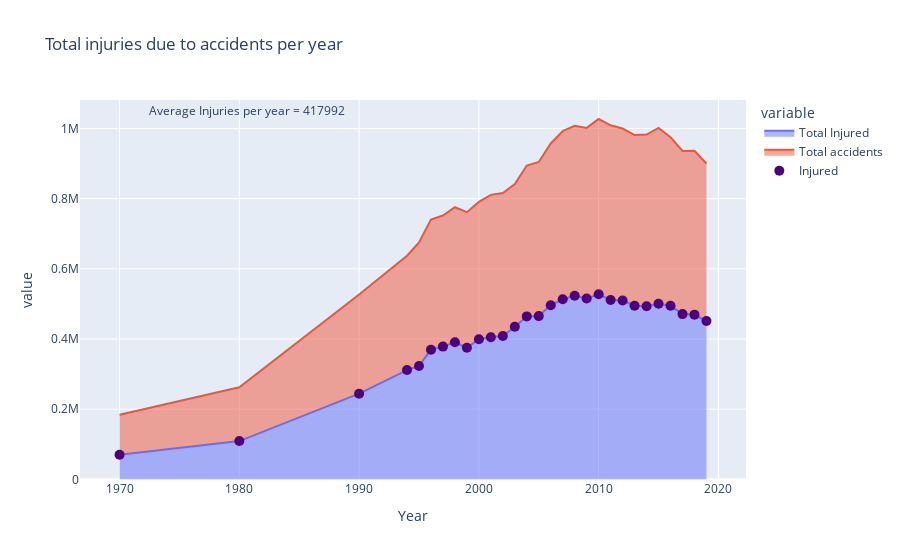

Source (notebook cell):
### Code cell
fig = px.area(accident_data, x='Year', y=['Total Injured','Total accidents'], title='Total injuries due to accidents per year')
fig.add_scatter(x=accident_data['Year'], y=accident_data['Total Injured'], mode='markers', name='Injured', marker=dict(color='indigo', size=10))
mean_accidents = accident_data['Total Injured'].mean()
fig.add_annotation(xref='paper', yref='paper', x=0.1, y=1, text=f"Average Injuries per year = {mean_accidents:.0f}",showarrow=False)
fig.show()

### Figure 1 — Plotly figure (JSON) as saved in the notebook; plotly's stock layout.template omitted (floating-point values rounded to 4 significant figures)
{"data": [{"fillpattern": {"shape": ""}, "hovertemplate": "variable=Total Injured<br>Year=%{x}<br>value=%{y}<extra></extra>", "legendgroup": "Total Injured", "line": {"color": "#636efa"}, "marker": {"symbol": "circle"}, "mode": "lines", "name": "Total Injured", "orientation": "v", "showlegend": true, "stackgroup": "1", "type": "scatter", "x": [1970, 1980, 1990, 1994, 1995, 1996, 1997, 1998, 1999, 2000, 2001, 2002, 2003, 2004, 2005, 2006, 2007, 2008, 2009, 2010, 2011, 2012, 2013, 2014, 2015, 2016, 2017, 2018, 2019], "xaxis": "x", "y": [70100, 109100, 244100, 311500, 323200, 369502, 378361, 390674, 375051, 399265, 405216, 408711, 435122, 464521, 465282, 496481, 513340, 523193, 515458, 527512, 511394, 509667, 494893, 493474, 500279, 494624, 470975, 469418, 451361], "yaxis": "y"}, {"fillpattern": {"shape": ""}, "hovertemplate": "variable=Total accidents<br>Year=%{x}<br>value=%{y}<extra></extra>", "legendgroup": "Total accidents", "line": {"color": "#EF553B"}, "marker": {"symbol": "circle"}, "mode": "lines", "name": "Total accidents", "orientation": "v", "showlegend": true, "stackgroup": "1", "type": "scatter", "x": [1970, 1980, 1990, 1994, 1995, 1996, 1997, 1998, 1999, 2000, 2001, 2002, 2003, 2004, 2005, 2006, 2007, 2008, 2009, 2010, 2011, 2012, 2013, 2014, 2015, 2016, 2017, 2018, 2019], "xaxis": "x", "y": [114100, 153200, 282600, 325864, 351999, 371204, 373671, 385018, 386456, 391449, 405637, 407497, 406726, 429910, 439255, 460920, 479216, 484704, 486384, 499628, 497686, 490383, 486476, 489400, 501423, 480652, 464910, 467044, 449002], "yaxis": "y"}, {"marker": {"color": "indigo", "size": 10}, "mode": "markers", "name": "Injured", "type": "scatter", "x": [1970, 1980, 1990, 1994, 1995, 1996, 1997, 1998, 1999, 2000, 2001, 2002, 2003, 2004, 2005, 2006, 2007, 2008, 2009, 2010, 2011, 2012, 2013, 2014, 2015, 2016, 2017, 2018, 2019], "y": [70100, 109100, 244100, 311500, 323200, 369502, 378361, 390674, 375051, 399265, 405216, 408711, 435122, 464521, 465282, 496481, 513340, 523193, 515458, 527512, 511394, 509667, 494893, 493474, 500279, 494624, 470975, 469418, 451361]}], "layout": {"annotations": [{"showarrow": false, "text": "Average Injuries per year = 417992", "x": 0.1, "xref": "paper", "y": 1, "yref": "paper"}], "legend": {"title": {"text": "variable"}, "tracegroupgap": 0}, "title": {"text": "Total injuries due to accidents per year"}, "xaxis": {"anchor": "y", "domain": [0, 1], "title": {"text": "Year"}}, "yaxis": {"anchor": "x", "domain": [0, 1], "title": {"text": "value"}}}}
